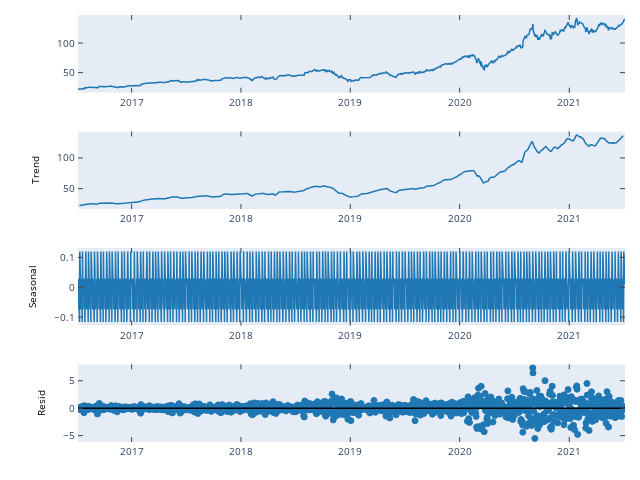

This figure's notebook cell:
### Code cell
import plotly.tools as tls
from plotly.offline import iplot
import plotly.express as px

plt.figure(figsize=(15,5))
plotly_fig = tls.mpl_to_plotly(seasonal_decomposition_fig)
plotly_fig = iplot(plotly_fig)

### Figure 1 — Plotly figure (JSON) as saved in the notebook; plotly's stock layout.template omitted (floating-point values rounded to 4 significant figures; data arrays with more than 128 entries replaced by an {"elided": "..."} marker saying what was removed)
{"data": [{"line": {"color": "rgba (31, 119, 180, 1)", "dash": "solid", "width": 1.5}, "mode": "lines", "name": "_child0", "x": {"elided": "1259 str values"}, "xaxis": "x", "y": {"elided": "1259 float values"}, "yaxis": "y", "type": "scatter"}, {"line": {"color": "rgba (31, 119, 180, 1)", "dash": "solid", "width": 1.5}, "mode": "lines", "name": "_child0", "x": {"elided": "1259 str values"}, "xaxis": "x2", "y": {"elided": "1259 float values"}, "yaxis": "y2", "type": "scatter"}, {"line": {"color": "rgba (31, 119, 180, 1)", "dash": "solid", "width": 1.5}, "mode": "lines", "name": "_child0", "x": {"elided": "1259 str values"}, "xaxis": "x3", "y": {"elided": "1259 float values"}, "yaxis": "y3", "type": "scatter"}, {"marker": {"color": "#1F77B4", "line": {"color": "#1F77B4", "width": 1.0}, "opacity": 1, "size": 6.0, "symbol": "circle"}, "mode": "markers", "name": "_child0", "x": {"elided": "1259 str values"}, "xaxis": "x4", "y": {"elided": "1259 float values"}, "yaxis": "y4", "type": "scatter"}, {"line": {"color": "rgba (0, 0, 0, 1)", "dash": "solid", "width": 1.5}, "mode": "lines", "name": "_child1", "x": ["2016-07-06 00:00:00", "2021-07-06 00:00:00"], "xaxis": "x4", "y": [0.0, 0.0], "yaxis": "y4", "type": "scatter"}], "layout": {"autosize": false, "height": 480, "hovermode": "closest", "margin": {"b": 38, "l": 78, "pad": 0, "r": 15, "t": 15}, "showlegend": false, "width": 640, "xaxis": {"anchor": "y", "domain": [0.0, 1.0], "mirror": "ticks", "nticks": 6, "range": ["2016-07-06 00:00:00", "2021-07-06 00:00:00"], "showgrid": false, "showline": true, "side": "bottom", "tickfont": {"size": 10.0}, "ticks": "inside", "type": "date", "zeroline": false}, "yaxis": {"anchor": "x", "domain": [0.8181, 1.0], "mirror": "ticks", "nticks": 4, "range": [16.15, 147.4], "showgrid": false, "showline": true, "side": "left", "tickfont": {"size": 10.0}, "ticks": "inside", "type": "linear", "zeroline": false}, "xaxis2": {"anchor": "y2", "domain": [0.0, 1.0], "mirror": "ticks", "nticks": 6, "range": ["2016-07-06 00:00:00", "2021-07-06 00:00:00"], "showgrid": false, "showline": true, "side": "bottom", "tickfont": {"size": 10.0}, "ticks": "inside", "type": "date", "zeroline": false}, "yaxis2": {"anchor": "x2", "domain": [0.5454, 0.7273], "mirror": "ticks", "nticks": 4, "range": [16.68, 143.1], "showgrid": false, "showline": true, "side": "left", "tickfont": {"size": 10.0}, "ticks": "inside", "title": {"font": {"color": "#000000", "size": 10.0}, "text": "Trend"}, "type": "linear", "zeroline": false}, "xaxis3": {"anchor": "y3", "domain": [0.0, 1.0], "mirror": "ticks", "nticks": 6, "range": ["2016-07-06 00:00:00", "2021-07-06 00:00:00"], "showgrid": false, "showline": true, "side": "bottom", "tickfont": {"size": 10.0}, "ticks": "inside", "type": "date", "zeroline": false}, "yaxis3": {"anchor": "x3", "domain": [0.2727, 0.4546], "mirror": "ticks", "nticks": 5, "range": [-0.128, 0.1317], "showgrid": false, "showline": true, "side": "left", "tickfont": {"size": 10.0}, "ticks": "inside", "title": {"font": {"color": "#000000", "size": 10.0}, "text": "Seasonal"}, "type": "linear", "zeroline": false}, "xaxis4": {"anchor": "y4", "domain": [0.0, 1.0], "mirror": "ticks", "nticks": 6, "range": ["2016-07-06 00:00:00", "2021-07-06 00:00:00"], "showgrid": false, "showline": true, "side": "bottom", "tickfont": {"size": 10.0}, "ticks": "inside", "type": "date", "zeroline": false}, "yaxis4": {"anchor": "x4", "domain": [0.0, 0.1819], "mirror": "ticks", "nticks": 5, "range": [-6.16, 7.989], "showgrid": false, "showline": true, "side": "left", "tickfont": {"size": 10.0}, "ticks": "inside", "title": {"font": {"color": "#000000", "size": 10.0}, "text": "Resid"}, "type": "linear", "zeroline": false}}}
